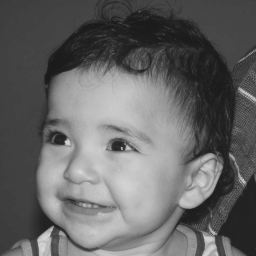
//> input picture Parte 3/biel.png, 256 x 256 px
$ ./pixels   (built with g++ and OpenCV 4)
//> lines starting //> are read from the running program, lines starting //| are printed output that depends on the picture; after the words box and inside, x2 and y2 are one past the last pixel; in counts of white or black regions, pixels touching at a corner belong together
#include <iostream>
#include <cv.h>
#include <highgui.h>

using namespace cv;
using namespace std;

int main(int, char**){
  Mat image;
  Vec3b val;

  image= imread("biel.png",CV_LOAD_IMAGE_GRAYSCALE);
//> image is the input picture: 256 rows x 256 cols, CV_8UC1; min 26, max 219, mean 100.9
  if(!image.data)
    cout << "nao abriu bolhas.png" << endl;

  namedWindow("janela",WINDOW_AUTOSIZE);

  for(int i=200;i<210;i++){
    for(int j=10;j<200;j++){
      image.at<uchar>(i,j)=0;
    }
  }
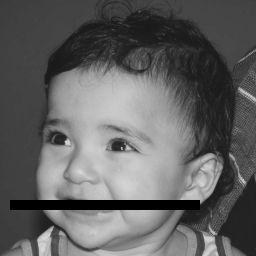
//> image: 256 rows x 256 cols, CV_8UC1; 2.9% of pixels changed, all inside (x1, y1, x2, y2) = (10, 200, 200, 210)

  imshow("janela", image);
  waitKey();

  image= imread("bolhas.png",CV_LOAD_IMAGE_COLOR);
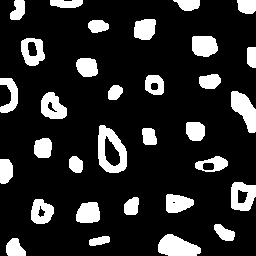
//> input picture Parte 3/bolhas.png, 256 x 256 px
//> image is the input picture: 256 rows x 256 cols, CV_8UC3; 16.5% white; 32 white regions, largest, box (x1, y1, x2, y2) and area: (98, 125, 127, 173) 789, (158, 234, 201, 256) 669, (231, 91, 256, 133) 613

  val[0] = 0;   //B
  val[1] = 0;   //G
  val[2] = 255; //R

  for(int i=200;i<210;i++){
    for(int j=10;j<200;j++){
      image.at<Vec3b>(i,j)=val;
    }
  }
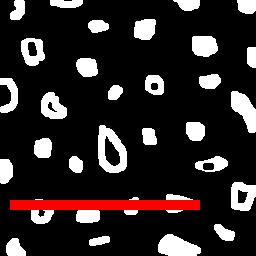
//> image: 256 rows x 256 cols, CV_8UC3; 2.9% of pixels changed, all inside (x1, y1, x2, y2) = (10, 200, 200, 210)

  imshow("janela", image);
  waitKey();
  return 0;
}
